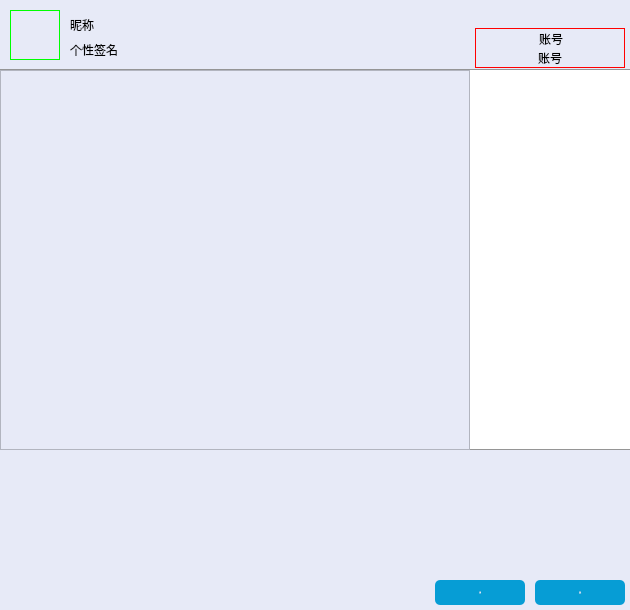
<?xml version="1.0" encoding="UTF-8"?>
<ui version="4.0">
 <class>FriendChat</class>
 <widget class="QWidget" name="FriendChat">
  <property name="geometry">
   <rect>
    <x>0</x>
    <y>0</y>
    <width>630</width>
    <height>610</height>
   </rect>
  </property>
  <property name="minimumSize">
   <size>
    <width>630</width>
    <height>610</height>
   </size>
  </property>
  <property name="maximumSize">
   <size>
    <width>630</width>
    <height>610</height>
   </size>
  </property>
  <property name="windowTitle">
   <string>Form</string>
  </property>
  <property name="styleSheet">
   <string notr="true">/*全局样式表*/
QPushButton{
	border:none;
}

/*局部样式表Top*/
QWidget#Top{
	background-color: rgb(231, 234, 247);
	border-bottom:1px solid rgb(149, 149, 149);
}

QLabel#FriendHead{
	border:1px solid rgb(0, 255, 0);;
}

QPushButton#close_Btntop:hover{
	background-color: rgb(255, 0, 0);
}

QPushButton#reduce_Btn:hover{
	background-color: rgb(217, 217, 217);
}

QGroupBox#groupBox{
	border: 1px solid red;
}

/*局部样式表Center*/
QListWidget#listWidget{
	background-color: rgb(231, 234, 247);
}

QLabel#Image{
	border-bottom:1px solid rgb(149, 149, 149);
	background-color: rgb(255, 255, 255);
}

/*局部样式表Bottom*/
QWidget#Bottom{
	background-color: rgb(231, 234, 247);
}

QPushButton#file_Btn:hover{
	 border:1px solid rgb(203, 203, 203);
}

QTextEdit#text_Edit{
	background-color: rgb(231, 234, 247);
	border:noe;
}

QPushButton#close_Btnbottom{
	background-color: rgb(6, 157, 213);
	color: rgb(255, 255, 255);
	border-radius:5px;
	font:normal 18px &quot;楷体&quot;;
}

QPushButton#close_Btnbottom:hover{
	background-color: rgb(75,202,255);
}

QPushButton#sending_Btn{
	background-color: rgb(6, 157, 213);
	color: rgb(255, 255, 255);
	border-radius:5px;
	font:normal 18px &quot;楷体&quot;;
}

QPushButton#sending_Btn:hover{
	background-color: rgb(75,202,255);
}

QTextBrowser#text_Browser{
	border:none;
 	background:#E7EAF7;
}

QLabel#Emotion_lab:hover{
    border:1px solid rgb(97, 160, 255);
}

</string>
  </property>
  <widget class="QWidget" name="Top" native="true">
   <property name="geometry">
    <rect>
     <x>0</x>
     <y>0</y>
     <width>630</width>
     <height>70</height>
    </rect>
   </property>
   <property name="minimumSize">
    <size>
     <width>630</width>
     <height>70</height>
    </size>
   </property>
   <property name="maximumSize">
    <size>
     <width>630</width>
     <height>70</height>
    </size>
   </property>
   <widget class="QLabel" name="FriendHead">
    <property name="geometry">
     <rect>
      <x>10</x>
      <y>10</y>
      <width>50</width>
      <height>50</height>
     </rect>
    </property>
    <property name="text">
     <string/>
    </property>
    <property name="pixmap">
     <pixmap resource="../image/Image.qrc">:/new/Chat/icons/Chat/logo_Show.png</pixmap>
    </property>
    <property name="scaledContents">
     <bool>true</bool>
    </property>
   </widget>
   <widget class="QLabel" name="FriendName">
    <property name="geometry">
     <rect>
      <x>70</x>
      <y>15</y>
      <width>150</width>
      <height>20</height>
     </rect>
    </property>
    <property name="minimumSize">
     <size>
      <width>150</width>
      <height>20</height>
     </size>
    </property>
    <property name="maximumSize">
     <size>
      <width>150</width>
      <height>20</height>
     </size>
    </property>
    <property name="text">
     <string>昵称</string>
    </property>
   </widget>
   <widget class="QLabel" name="FriendSign">
    <property name="geometry">
     <rect>
      <x>70</x>
      <y>40</y>
      <width>300</width>
      <height>20</height>
     </rect>
    </property>
    <property name="minimumSize">
     <size>
      <width>300</width>
      <height>20</height>
     </size>
    </property>
    <property name="maximumSize">
     <size>
      <width>300</width>
      <height>20</height>
     </size>
    </property>
    <property name="text">
     <string>个性签名</string>
    </property>
   </widget>
   <widget class="QPushButton" name="close_Btntop">
    <property name="geometry">
     <rect>
      <x>610</x>
      <y>0</y>
      <width>20</width>
      <height>20</height>
     </rect>
    </property>
    <property name="minimumSize">
     <size>
      <width>20</width>
      <height>20</height>
     </size>
    </property>
    <property name="maximumSize">
     <size>
      <width>20</width>
      <height>20</height>
     </size>
    </property>
    <property name="text">
     <string/>
    </property>
    <property name="icon">
     <iconset resource="../image/Image.qrc">
      <normaloff>:/new/icons/icons/becurrent/close.png</normaloff>:/new/icons/icons/becurrent/close.png</iconset>
    </property>
   </widget>
   <widget class="QPushButton" name="reduce_Btn">
    <property name="geometry">
     <rect>
      <x>588</x>
      <y>0</y>
      <width>20</width>
      <height>20</height>
     </rect>
    </property>
    <property name="minimumSize">
     <size>
      <width>20</width>
      <height>20</height>
     </size>
    </property>
    <property name="maximumSize">
     <size>
      <width>20</width>
      <height>20</height>
     </size>
    </property>
    <property name="text">
     <string/>
    </property>
    <property name="icon">
     <iconset resource="../image/Image.qrc">
      <normaloff>:/new/icons/icons/becurrent/minus.png</normaloff>:/new/icons/icons/becurrent/minus.png</iconset>
    </property>
   </widget>
   <widget class="QGroupBox" name="groupBox">
    <property name="geometry">
     <rect>
      <x>475</x>
      <y>28</y>
      <width>150</width>
      <height>40</height>
     </rect>
    </property>
    <property name="minimumSize">
     <size>
      <width>150</width>
      <height>40</height>
     </size>
    </property>
    <property name="maximumSize">
     <size>
      <width>150</width>
      <height>40</height>
     </size>
    </property>
    <property name="title">
     <string>账号</string>
    </property>
    <property name="alignment">
     <set>Qt::AlignCenter</set>
    </property>
    <widget class="QLabel" name="FriendNumber">
     <property name="geometry">
      <rect>
       <x>0</x>
       <y>20</y>
       <width>150</width>
       <height>20</height>
      </rect>
     </property>
     <property name="minimumSize">
      <size>
       <width>150</width>
       <height>20</height>
      </size>
     </property>
     <property name="maximumSize">
      <size>
       <width>150</width>
       <height>20</height>
      </size>
     </property>
     <property name="text">
      <string>账号</string>
     </property>
     <property name="alignment">
      <set>Qt::AlignCenter</set>
     </property>
    </widget>
   </widget>
  </widget>
  <widget class="QWidget" name="Centre" native="true">
   <property name="geometry">
    <rect>
     <x>0</x>
     <y>70</y>
     <width>630</width>
     <height>380</height>
    </rect>
   </property>
   <property name="minimumSize">
    <size>
     <width>630</width>
     <height>380</height>
    </size>
   </property>
   <property name="maximumSize">
    <size>
     <width>630</width>
     <height>380</height>
    </size>
   </property>
   <widget class="QLabel" name="Image">
    <property name="geometry">
     <rect>
      <x>470</x>
      <y>0</y>
      <width>160</width>
      <height>380</height>
     </rect>
    </property>
    <property name="minimumSize">
     <size>
      <width>160</width>
      <height>380</height>
     </size>
    </property>
    <property name="maximumSize">
     <size>
      <width>160</width>
      <height>380</height>
     </size>
    </property>
    <property name="text">
     <string/>
    </property>
    <property name="pixmap">
     <pixmap resource="../image/Image.qrc">:/new/Chat/icons/Chat/logo_Show2.png</pixmap>
    </property>
    <property name="scaledContents">
     <bool>true</bool>
    </property>
   </widget>
   <widget class="QListWidget" name="listWidget">
    <property name="geometry">
     <rect>
      <x>0</x>
      <y>0</y>
      <width>470</width>
      <height>380</height>
     </rect>
    </property>
    <property name="minimumSize">
     <size>
      <width>470</width>
      <height>380</height>
     </size>
    </property>
    <property name="maximumSize">
     <size>
      <width>470</width>
      <height>380</height>
     </size>
    </property>
   </widget>
  </widget>
  <widget class="QWidget" name="Bottom" native="true">
   <property name="geometry">
    <rect>
     <x>0</x>
     <y>450</y>
     <width>630</width>
     <height>160</height>
    </rect>
   </property>
   <property name="minimumSize">
    <size>
     <width>630</width>
     <height>160</height>
    </size>
   </property>
   <property name="maximumSize">
    <size>
     <width>630</width>
     <height>160</height>
    </size>
   </property>
   <widget class="QPushButton" name="file_Btn">
    <property name="geometry">
     <rect>
      <x>25</x>
      <y>0</y>
      <width>20</width>
      <height>20</height>
     </rect>
    </property>
    <property name="minimumSize">
     <size>
      <width>20</width>
      <height>20</height>
     </size>
    </property>
    <property name="maximumSize">
     <size>
      <width>20</width>
      <height>20</height>
     </size>
    </property>
    <property name="text">
     <string/>
    </property>
    <property name="icon">
     <iconset resource="../image/Image.qrc">
      <normaloff>:/new/icons/icons/becurrent/file.png</normaloff>:/new/icons/icons/becurrent/file.png</iconset>
    </property>
   </widget>
   <widget class="QPushButton" name="close_Btnbottom">
    <property name="geometry">
     <rect>
      <x>435</x>
      <y>130</y>
      <width>90</width>
      <height>25</height>
     </rect>
    </property>
    <property name="minimumSize">
     <size>
      <width>90</width>
      <height>25</height>
     </size>
    </property>
    <property name="maximumSize">
     <size>
      <width>90</width>
      <height>25</height>
     </size>
    </property>
    <property name="font">
     <font>
      <family>楷体</family>
      <pointsize>-1</pointsize>
      <italic>false</italic>
      <bold>false</bold>
     </font>
    </property>
    <property name="text">
     <string>关闭</string>
    </property>
   </widget>
   <widget class="QPushButton" name="sending_Btn">
    <property name="geometry">
     <rect>
      <x>535</x>
      <y>130</y>
      <width>90</width>
      <height>25</height>
     </rect>
    </property>
    <property name="minimumSize">
     <size>
      <width>90</width>
      <height>25</height>
     </size>
    </property>
    <property name="maximumSize">
     <size>
      <width>90</width>
      <height>25</height>
     </size>
    </property>
    <property name="font">
     <font>
      <family>楷体</family>
      <pointsize>-1</pointsize>
      <italic>false</italic>
      <bold>false</bold>
     </font>
    </property>
    <property name="text">
     <string>发送</string>
    </property>
   </widget>
   <widget class="QTextEdit" name="text_Edit">
    <property name="geometry">
     <rect>
      <x>0</x>
      <y>20</y>
      <width>630</width>
      <height>100</height>
     </rect>
    </property>
    <property name="minimumSize">
     <size>
      <width>630</width>
      <height>100</height>
     </size>
    </property>
    <property name="maximumSize">
     <size>
      <width>630</width>
      <height>100</height>
     </size>
    </property>
    <property name="font">
     <font>
      <pointsize>14</pointsize>
     </font>
    </property>
    <property name="verticalScrollBarPolicy">
     <enum>Qt::ScrollBarAlwaysOff</enum>
    </property>
    <property name="horizontalScrollBarPolicy">
     <enum>Qt::ScrollBarAlwaysOff</enum>
    </property>
    <property name="html">
     <string>&lt;!DOCTYPE HTML PUBLIC &quot;-//W3C//DTD HTML 4.0//EN&quot; &quot;http://www.w3.org/TR/REC-html40/strict.dtd&quot;&gt;
&lt;html&gt;&lt;head&gt;&lt;meta name=&quot;qrichtext&quot; content=&quot;1&quot; /&gt;&lt;meta charset=&quot;utf-8&quot; /&gt;&lt;style type=&quot;text/css&quot;&gt;
p, li { white-space: pre-wrap; }
hr { height: 1px; border-width: 0; }
li.unchecked::marker { content: &quot;\2610&quot;; }
li.checked::marker { content: &quot;\2612&quot;; }
&lt;/style&gt;&lt;/head&gt;&lt;body style=&quot; font-family:'Microsoft YaHei UI'; font-size:14pt; font-weight:400; font-style:normal;&quot;&gt;
&lt;p style=&quot;-qt-paragraph-type:empty; margin-top:0px; margin-bottom:0px; margin-left:0px; margin-right:0px; -qt-block-indent:0; text-indent:0px; font-size:9pt;&quot;&gt;&lt;br /&gt;&lt;/p&gt;&lt;/body&gt;&lt;/html&gt;</string>
    </property>
   </widget>
   <widget class="QLabel" name="Emotion_lab">
    <property name="geometry">
     <rect>
      <x>5</x>
      <y>0</y>
      <width>20</width>
      <height>20</height>
     </rect>
    </property>
    <property name="minimumSize">
     <size>
      <width>20</width>
      <height>20</height>
     </size>
    </property>
    <property name="maximumSize">
     <size>
      <width>20</width>
      <height>20</height>
     </size>
    </property>
    <property name="styleSheet">
     <string notr="true"/>
    </property>
    <property name="text">
     <string/>
    </property>
    <property name="pixmap">
     <pixmap resource="../image/Image.qrc">:/new/icons/icons/becurrent/emotion.png</pixmap>
    </property>
    <property name="scaledContents">
     <bool>true</bool>
    </property>
   </widget>
  </widget>
 </widget>
 <resources>
  <include location="../image/Image.qrc"/>
 </resources>
 <connections/>
</ui>
